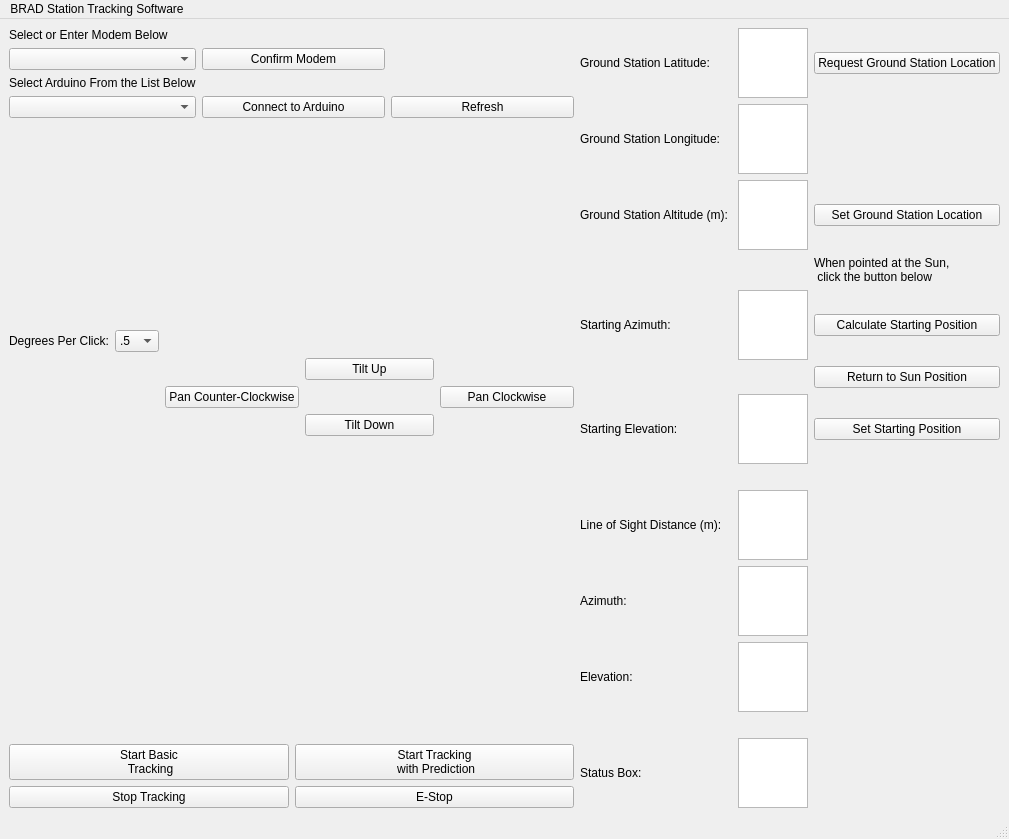
<?xml version="1.0" encoding="UTF-8"?>
<ui version="4.0">
 <author>Mathew Clutter</author>
 <class>MainWindow</class>
 <widget class="QMainWindow" name="MainWindow">
  <property name="geometry">
   <rect>
    <x>0</x>
    <y>0</y>
    <width>785</width>
    <height>728</height>
   </rect>
  </property>
  <property name="windowTitle">
   <string>MainWindow</string>
  </property>
  <widget class="QWidget" name="centralwidget">
   <layout class="QGridLayout" name="gridLayout_5">
    <item row="2" column="0">
     <spacer name="verticalSpacer_5">
      <property name="orientation">
       <enum>Qt::Vertical</enum>
      </property>
      <property name="sizeHint" stdset="0">
       <size>
        <width>20</width>
        <height>40</height>
       </size>
      </property>
     </spacer>
    </item>
    <item row="1" column="0">
     <layout class="QGridLayout" name="gridLayout_3">
      <item row="1" column="3">
       <widget class="QPushButton" name="tiltUpButton">
        <property name="text">
         <string>             Tilt Up             </string>
        </property>
       </widget>
      </item>
      <item row="0" column="0">
       <widget class="QLabel" name="label_13">
        <property name="text">
         <string>Degrees Per Click:</string>
        </property>
       </widget>
      </item>
      <item row="2" column="2">
       <widget class="QPushButton" name="panCounterClockwiseButton">
        <property name="text">
         <string>Pan Counter-Clockwise</string>
        </property>
       </widget>
      </item>
      <item row="3" column="3">
       <widget class="QPushButton" name="tiltDownButton">
        <property name="text">
         <string>Tilt Down</string>
        </property>
       </widget>
      </item>
      <item row="2" column="4">
       <widget class="QPushButton" name="panClockwiseButton">
        <property name="text">
         <string>       Pan Clockwise       </string>
        </property>
       </widget>
      </item>
      <item row="0" column="1">
       <widget class="QComboBox" name="degreesPerClickBox">
        <property name="sizeAdjustPolicy">
         <enum>QComboBox::AdjustToContents</enum>
        </property>
        <item>
         <property name="text">
          <string>.5</string>
         </property>
        </item>
        <item>
         <property name="text">
          <string>1</string>
         </property>
        </item>
        <item>
         <property name="text">
          <string>5</string>
         </property>
        </item>
        <item>
         <property name="text">
          <string>10</string>
         </property>
        </item>
       </widget>
      </item>
     </layout>
    </item>
    <item row="0" column="2" rowspan="4">
     <layout class="QGridLayout" name="gridLayout_2">
      <item row="10" column="1">
       <widget class="QPlainTextEdit" name="distanceDisplay"/>
      </item>
      <item row="11" column="1">
       <widget class="QPlainTextEdit" name="azimuthDisplay"/>
      </item>
      <item row="12" column="1">
       <widget class="QPlainTextEdit" name="elevationDisplay"/>
      </item>
      <item row="3" column="1">
       <spacer name="verticalSpacer_4">
        <property name="orientation">
         <enum>Qt::Vertical</enum>
        </property>
        <property name="sizeHint" stdset="0">
         <size>
          <width>20</width>
          <height>40</height>
         </size>
        </property>
       </spacer>
      </item>
      <item row="4" column="2">
       <widget class="QLabel" name="label_7">
        <property name="text">
         <string>When pointed at the Sun, 
 click the button below</string>
        </property>
       </widget>
      </item>
      <item row="2" column="2">
       <widget class="QPushButton" name="confirmGSLocationButton">
        <property name="text">
         <string>Set Ground Station Location</string>
        </property>
       </widget>
      </item>
      <item row="5" column="2">
       <widget class="QPushButton" name="calculateStartingPosButton">
        <property name="text">
         <string>Calculate Starting Position</string>
        </property>
       </widget>
      </item>
      <item row="15" column="1">
       <widget class="QPlainTextEdit" name="statusBox"/>
      </item>
      <item row="13" column="1">
       <spacer name="verticalSpacer_7">
        <property name="orientation">
         <enum>Qt::Vertical</enum>
        </property>
        <property name="sizeHint" stdset="0">
         <size>
          <width>20</width>
          <height>40</height>
         </size>
        </property>
       </spacer>
      </item>
      <item row="9" column="0">
       <widget class="QLabel" name="label_16">
        <property name="text">
         <string/>
        </property>
       </widget>
      </item>
      <item row="1" column="0">
       <widget class="QLabel" name="label_2">
        <property name="text">
         <string>Ground Station Longitude: </string>
        </property>
       </widget>
      </item>
      <item row="13" column="0">
       <spacer name="verticalSpacer_3">
        <property name="orientation">
         <enum>Qt::Vertical</enum>
        </property>
        <property name="sizeHint" stdset="0">
         <size>
          <width>20</width>
          <height>40</height>
         </size>
        </property>
       </spacer>
      </item>
      <item row="2" column="1">
       <widget class="QPlainTextEdit" name="GSAltBox"/>
      </item>
      <item row="5" column="0">
       <widget class="QLabel" name="label_5">
        <property name="text">
         <string>Starting Azimuth: </string>
        </property>
       </widget>
      </item>
      <item row="0" column="0">
       <widget class="QLabel" name="label">
        <property name="text">
         <string>Ground Station Latitude: </string>
        </property>
       </widget>
      </item>
      <item row="10" column="0">
       <widget class="QLabel" name="label_8">
        <property name="text">
         <string>Line of Sight Distance (m): </string>
        </property>
       </widget>
      </item>
      <item row="2" column="0">
       <widget class="QLabel" name="label_3">
        <property name="text">
         <string>Ground Station Altitude (m): </string>
        </property>
       </widget>
      </item>
      <item row="0" column="2">
       <widget class="QPushButton" name="GPSRequestButton">
        <property name="text">
         <string>Request Ground Station Location</string>
        </property>
       </widget>
      </item>
      <item row="15" column="0">
       <widget class="QLabel" name="label_12">
        <property name="text">
         <string>Status Box:</string>
        </property>
       </widget>
      </item>
      <item row="8" column="0">
       <spacer name="verticalSpacer_2">
        <property name="orientation">
         <enum>Qt::Vertical</enum>
        </property>
        <property name="sizeHint" stdset="0">
         <size>
          <width>20</width>
          <height>40</height>
         </size>
        </property>
       </spacer>
      </item>
      <item row="11" column="0">
       <widget class="QLabel" name="label_9">
        <property name="text">
         <string>Azimuth: </string>
        </property>
       </widget>
      </item>
      <item row="12" column="0">
       <widget class="QLabel" name="label_10">
        <property name="text">
         <string>Elevation: </string>
        </property>
       </widget>
      </item>
      <item row="7" column="0">
       <widget class="QLabel" name="label_6">
        <property name="text">
         <string>Starting Elevation:</string>
        </property>
       </widget>
      </item>
      <item row="14" column="1">
       <widget class="QLabel" name="label_15">
        <property name="text">
         <string/>
        </property>
       </widget>
      </item>
      <item row="1" column="1">
       <widget class="QPlainTextEdit" name="GSLongBox"/>
      </item>
      <item row="0" column="1">
       <widget class="QPlainTextEdit" name="GSLatBox"/>
      </item>
      <item row="7" column="1">
       <widget class="QPlainTextEdit" name="startingElevationBox"/>
      </item>
      <item row="7" column="2">
       <widget class="QPushButton" name="calibrateButton">
        <property name="text">
         <string>Set Starting Position</string>
        </property>
       </widget>
      </item>
      <item row="5" column="1">
       <widget class="QPlainTextEdit" name="startingAzimuthBox"/>
      </item>
      <item row="6" column="2">
       <widget class="QPushButton" name="backToSunButton">
        <property name="text">
         <string>Return to Sun Position</string>
        </property>
       </widget>
      </item>
     </layout>
    </item>
    <item row="3" column="0">
     <layout class="QGridLayout" name="gridLayout_4">
      <item row="0" column="1">
       <widget class="QPushButton" name="predictionStartButton">
        <property name="text">
         <string>Start Tracking 
 with Prediction</string>
        </property>
       </widget>
      </item>
      <item row="0" column="0">
       <widget class="QPushButton" name="startButton">
        <property name="text">
         <string>Start Basic 
 Tracking</string>
        </property>
       </widget>
      </item>
      <item row="1" column="1">
       <widget class="QPushButton" name="EStopButton">
        <property name="text">
         <string>E-Stop</string>
        </property>
       </widget>
      </item>
      <item row="1" column="0">
       <widget class="QPushButton" name="stopButton">
        <property name="text">
         <string>Stop Tracking</string>
        </property>
       </widget>
      </item>
     </layout>
    </item>
    <item row="1" column="1">
     <spacer name="horizontalSpacer">
      <property name="orientation">
       <enum>Qt::Horizontal</enum>
      </property>
      <property name="sizeHint" stdset="0">
       <size>
        <width>40</width>
        <height>20</height>
       </size>
      </property>
     </spacer>
    </item>
    <item row="0" column="0">
     <layout class="QGridLayout" name="gridLayout">
      <item row="0" column="0">
       <widget class="QLabel" name="label_4">
        <property name="text">
         <string>Select or Enter Modem Below</string>
        </property>
       </widget>
      </item>
      <item row="4" column="0">
       <spacer name="verticalSpacer">
        <property name="orientation">
         <enum>Qt::Vertical</enum>
        </property>
        <property name="sizeHint" stdset="0">
         <size>
          <width>20</width>
          <height>40</height>
         </size>
        </property>
       </spacer>
      </item>
      <item row="1" column="0">
       <widget class="QComboBox" name="ModemComboBox"/>
      </item>
      <item row="3" column="1">
       <widget class="QPushButton" name="connectToArduinoButton">
        <property name="text">
         <string>Connect to Arduino</string>
        </property>
       </widget>
      </item>
      <item row="2" column="0">
       <widget class="QLabel" name="label_11">
        <property name="text">
         <string>Select Arduino From the List Below</string>
        </property>
       </widget>
      </item>
      <item row="3" column="0">
       <widget class="QComboBox" name="COMPortComboBox"/>
      </item>
      <item row="1" column="1">
       <widget class="QPushButton" name="confirmModemButton">
        <property name="text">
         <string>Confirm Modem</string>
        </property>
       </widget>
      </item>
      <item row="3" column="2">
       <widget class="QPushButton" name="refreshCOMPortsButton">
        <property name="text">
         <string>Refresh</string>
        </property>
       </widget>
      </item>
     </layout>
    </item>
    <item row="4" column="0">
     <spacer name="verticalSpacer_6">
      <property name="orientation">
       <enum>Qt::Vertical</enum>
      </property>
      <property name="sizeHint" stdset="0">
       <size>
        <width>20</width>
        <height>40</height>
       </size>
      </property>
     </spacer>
    </item>
    <item row="4" column="2">
     <spacer name="verticalSpacer_8">
      <property name="orientation">
       <enum>Qt::Vertical</enum>
      </property>
      <property name="sizeHint" stdset="0">
       <size>
        <width>20</width>
        <height>40</height>
       </size>
      </property>
     </spacer>
    </item>
   </layout>
  </widget>
  <widget class="QMenuBar" name="menubar">
   <property name="geometry">
    <rect>
     <x>0</x>
     <y>0</y>
     <width>785</width>
     <height>20</height>
    </rect>
   </property>
   <widget class="QMenu" name="menuBRAD_Station_Tracking_Software">
    <property name="title">
     <string>BRAD Station Tracking Software</string>
    </property>
   </widget>
   <addaction name="menuBRAD_Station_Tracking_Software"/>
  </widget>
  <widget class="QStatusBar" name="statusbar"/>
 </widget>
 <resources/>
 <connections/>
</ui>
